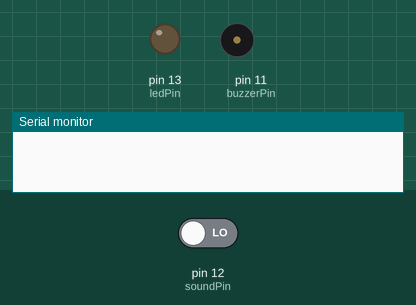
The sketch below on a simulated Arduino Uno, built with avr-gcc and run on an emulated ATmega328P. On the bench: output pins drawn as LEDs (lit = HIGH), buzzer (waves = sounding, pin HIGH), the last lines printed to the serial monitor. Dashed ring = blinking. The test bench sets the inputs (shaded band); at power-on: pin 12 (soundPin) LOW.

Above: at 1.2 s.
1.3 s: pin 12 (soundPin) driven HIGH
At 1.7 s:
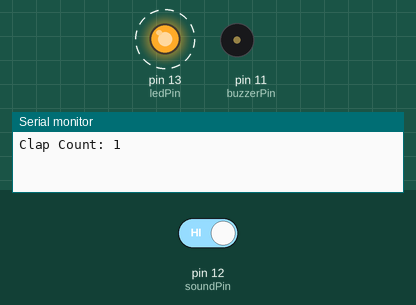
At 3.4 s:
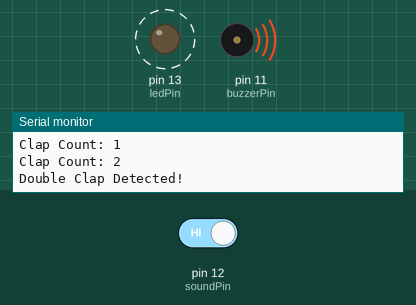
4.3 s: pin 12 (soundPin) driven LOW
At 5.1 s:
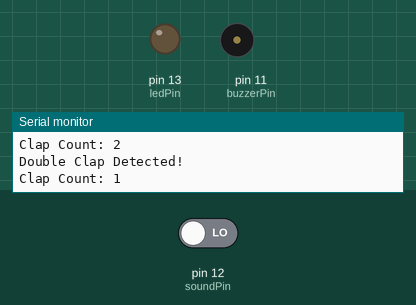
Timing chart, 0 to 7.3 s (numbered marks = the images above; inputs shaded):
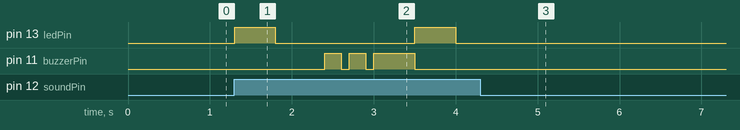

The sketch:

Jun18b_Sound_DoubleClap_Beeps.ino
```cpp
int soundPin = 12;
int ledPin = 13;
int buzzerPin = 11;

int clapCount = 0;
unsigned long firstClapTime = 0;

void setup() {
  pinMode(soundPin, INPUT);
  pinMode(ledPin, OUTPUT);
  pinMode(buzzerPin, OUTPUT);

  Serial.begin(9600);
}

void playTune() {
  digitalWrite(buzzerPin, HIGH);
  delay(200);
  digitalWrite(buzzerPin, LOW);
  delay(100);

  digitalWrite(buzzerPin, HIGH);
  delay(200);
  digitalWrite(buzzerPin, LOW);
  delay(100);

  digitalWrite(buzzerPin, HIGH);
  delay(500);
  digitalWrite(buzzerPin, LOW);
}

void loop() {

  if (digitalRead(soundPin) == HIGH) {

    clapCount++;

    Serial.print("Clap Count: ");
    Serial.println(clapCount);

    if (clapCount == 1) {
      firstClapTime = millis();

      digitalWrite(ledPin, HIGH);
      delay(500);
      digitalWrite(ledPin, LOW);
    }

    delay(300); // debounce
  }

  if (clapCount == 2 && (millis() - firstClapTime) < 1500) {

    Serial.println("Double Clap Detected!");
    playTune();

    clapCount = 0;
  }

  if (clapCount > 0 && (millis() - firstClapTime) > 1500) {
    clapCount = 0;
  }
}
```

Measured:
- after the input at 1.3 s, pin 13 (ledPin): alternates HIGH for 0.50 s and LOW for 1.7 s, starting at once; pin 11 (buzzerPin): goes HIGH 0.20 s, LOW 0.10 s, HIGH 0.20 s, LOW 0.10 s, HIGH 0.50 s, then LOW, starting after 1.1 s
- after the input at 4.3 s, pin 13 (ledPin), pin 11 (buzzerPin): stops changing and stays LOW
